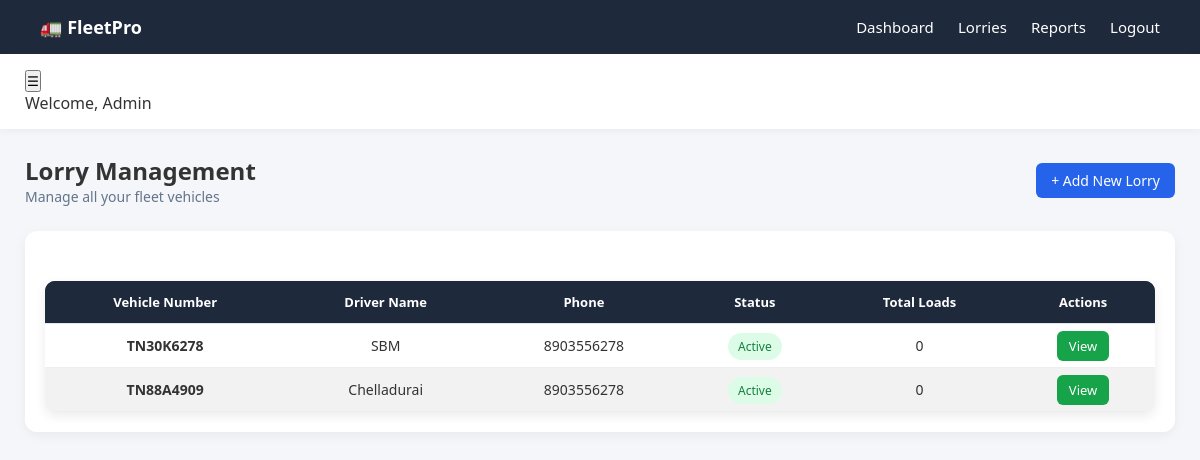
The page /lorries (signed in) on the database its author committed.
### models/lorry_model.py (models this page shows, shortened)
class Lorry(db.Model):
    __tablename__ = "lorries"
    id = db.Column(db.Integer, primary_key=True)
    vehicle_number = db.Column(db.String(50), unique=True, nullable=False)
    driver_name = db.Column(db.String(100), nullable=False)
    driver_phone = db.Column(db.String(20), nullable=False)
    rc_expiry = db.Column(db.Date)
    insurance_expiry = db.Column(db.Date)
    permit_expiry = db.Column(db.Date)
    status = db.Column(db.String(20), default="active")
    created_at = db.Column(db.DateTime, default=datetime.utcnow)
    user_id = db.Column(db.Integer, db.ForeignKey("users.id"), nullable=False)
    loads = db.relationship("Load", backref="lorry", lazy=True, cascade="all, delete-orphan")

### routes/lorry_routes.py (the view)
@lorry_bp.route("/lorries")
@login_required
def lorries():
    lorries = Lorry.query.filter_by(user_id=current_user.id).all()
    return render_template("lorries.html", lorries=lorries)

### templates/lorries.html
{% extends "base.html" %}
{% block content %}
<div class="page-header">
    <div>
        <h2>Lorry Management</h2>
        <p>Manage all your fleet vehicles</p>
    </div>
    <div>
        <a href="{{ url_for('lorry.add_lorry') }}" class="btn-primary">
            + Add New Lorry
        </a>
    </div>
</div>
<div class="table-section">
    <table>
        <thead>
            <tr>
                <th>Vehicle Number</th>
                <th>Driver Name</th>
                <th>Phone</th>
                <th>Status</th>
                <th>Total Loads</th>
                <th>Actions</th>
            </tr>
        </thead>
        <tbody>
            {% for lorry in lorries %}
            <tr>
                <td><strong>{{ lorry.vehicle_number }}</strong></td>
                <td>{{ lorry.driver_name }}</td>
                <td>{{ lorry.driver_phone }}</td>
                <td>
                    {% if lorry.status == "active" %}
                        <span class="status active">Active</span>
                    {% else %}
                        <span class="status inactive">Inactive</span>
                    {% endif %}
                </td>
                <td>{{ lorry.total_loads or 0 }}</td>
                <td>
                    <a href="{{ url_for('lorry.lorry_details', lorry_id=lorry.id) }}" class="btn-view">
                        View
                    </a>
                </td>
            </tr>
            {% else %}
            <tr>
                <td colspan="6">No lorries available</td>
            </tr>
            {% endfor %}
        </tbody>
    </table>
</div>
{% endblock %}

### static/css/style.css (style rules this page uses)
* { margin: 0; padding: 0; box-sizing: border-box; }
body { font-family: 'Segoe UI', sans-serif; background-color: #f1f5f9; color: #1e293b; }
a { text-decoration: none; }
h2 { font-weight: 600; }
.page-header { display: flex; justify-content: space-between; align-items: center; margin-bottom: 25px; }
.page-header p { font-size: 14px; color: #64748b; }
.btn-primary { background: linear-gradient(90deg, #2563eb, #1d4ed8); padding: 10px 18px; border-radius: 8px; color: white; font-size: 14px; font-weight: 500; border: none; cursor: pointer; }
.btn-view { background: #16a34a; color: white; padding: 6px 12px; border-radius: 6px; font-size: 13px; }
.status { padding: 5px 10px; border-radius: 20px; font-size: 12px; font-weight: 500; }
.status.active { background: #dcfce7; color: #15803d; }
.table-section { background: white; padding: 20px; border-radius: 12px; box-shadow: 0 4px 12px rgba(0,0,0,0.05); overflow-x: auto; }
table { width: 100%; border-collapse: collapse; }
thead { background: #f1f5f9; }
thead th { padding: 12px; font-size: 13px; text-align: left; }
tbody td { padding: 12px; font-size: 14px; border-top: 1px solid #e2e8f0; }
* { margin: 0; padding: 0; box-sizing: border-box; font-family: 'Segoe UI', sans-serif; }
body { background-color: #f4f6f9; color: #333; }
table { width: 100%; border-collapse: collapse; background: white; border-radius: 10px; overflow: hidden; box-shadow: 0px 4px 12px rgba(0,0,0,0.08); }
table thead { background: #1e293b; color: white; }
table th, table td { padding: 12px 15px; text-align: center; }
table tbody tr:nth-child(even) { background: #f2f2f2; }
.btn-primary { display: inline-block; padding: 8px 15px; background: #2563eb; color: white; border-radius: 6px; text-decoration: none; font-size: 14px; transition: 0.3s; }
body { background: #f4f6f9; }
table { width: 100%; margin-top: 30px; border-collapse: collapse; background: white; border-radius: 10px; overflow: hidden; box-shadow: 0 4px 12px rgba(0,0,0,0.08); }
table th { background: #1e293b; color: white; padding: 12px; }
table td { padding: 12px; border-bottom: 1px solid #eee; }

### rows shown on the page
Lorry: vehicle_number "TN30K6278", driver_name "SBM", driver_phone "8903556278", status "Active", total_loads "0"
Lorry: vehicle_number "TN88A4909", driver_name "Chelladurai", driver_phone "8903556278", status "Active", total_loads "0"

### other values the page prints
{{ session.get('user_name', 'Admin') }} "Admin"
